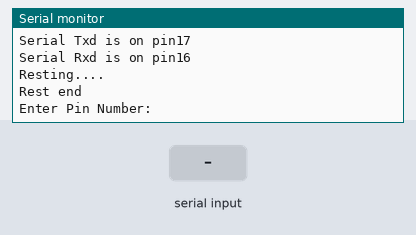
The sketch below on a simulated ESP32. On the bench: the last lines printed to the serial monitor. Inputs (shaded band) come from the test bench.

Above: at 3.2 s.
3.3 s: "90,45\n" received over Serial
At 3.8 s:
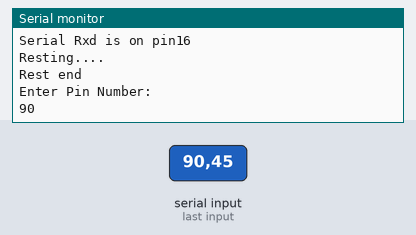
5.8 s: "30,150\n" received over Serial
At 8.5 s:
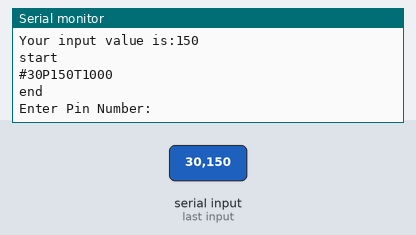
Timing chart, 0 to 10.0 s (numbered marks = the images above; inputs shaded):
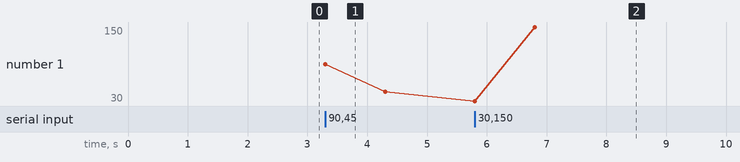

The sketch:

input2.ino
```cpp
#define RXD2 16
#define TXD2 17

int num;
int pinnum;
int feedback_position = 0;
char out[20];

void setup() {
  // put your setup code here, to run once:
  Serial.begin(115200);
  Serial2.begin(9600,SERIAL_8N1,RXD2,TXD2);
  Serial.println("Serial Txd is on pin"+String(TXD2));
  Serial.println("Serial Rxd is on pin"+String(RXD2));
  reset();
}

void loop() {
  // put your main code here, to run repeatedly:
for (int i = 0; i < 2; i++) { // Loop twice
    if (i == 0) { // First input
      Serial.println("Enter Pin Number:");
      while(Serial.available()==0){}
      pinnum = Serial.parseInt();
      Serial.println(pinnum);
      Serial.read();
      // Serial.println("Enter value1:");
      // num = Serial.parseInt();
    }
    else if (i == 1) { // Second input
      Serial.println("Enter value2:");

      while(Serial.available()==0){}
      num = Serial.parseInt();
      Serial.println(num);
    }
    delay(1000); // Delay for 1 second
  }

  Serial.print("Hello ");
  Serial.print("Your Pin Number is:");
  Serial.println(pinnum);
  Serial.print("Your input value is:");
  Serial.println(num);
  Serial.read();
  Serial.print("start\n");
  sprintf(out, "#%dP%dT1000\r\n", pinnum,num);
  Serial.println(out);
  Serial2.println(out);
  Serial.println("end\n");


}


void reset(){
  int delayreset=2000;
  Serial.println("Resting....");
  // Serial2.print("#1P0000T0000\r\n"); //start
  Serial2.print("#10P0000T1000\r\n");
  Serial2.print("#1P1500#2P1500#3P800#4P2000#5P1500#6P1700T1000\r\n");
  delay(delayreset);
  // Serial2.print("#1P1500T0500\r\n");
  Serial.print("Rest end \n");

}

// void reset(){
//   int delayreset=2000;
//   Serial.println("Resting....");
//   // Serial2.print("#1P0000T0000\r\n"); //start
//   Serial2.print("#10P0000T1000\r\n");
//   Serial2.print("#1P1500T0500\r\n");
//   delay(delayreset);
//   Serial2.print("#2P1500T0500\r\n");
//   delay(delayreset);
//   Serial2.print("#3P1500T0500\r\n");
//   delay(delayreset);
//   Serial2.print("#4P1500T0500\r\n");
//   delay(delayreset);
//   Serial2.print("#5P1500T0500\r\n");
//   delay(delayreset);
//   Serial2.print("#6P1500T0500\r\n");
//   delay(delayreset);
//   // Serial2.print("#1P1500T0500\r\n");
//   Serial.print("Rest end \n");

// }
```

Measured:
- after the input at 3.3 s, the serial monitor: prints a new line at once (image 1)
- after the input at 5.8 s, the serial monitor: prints a new line at once (image 2)
- plotted number 1: 45 → 150 after the input at 5.8 s
